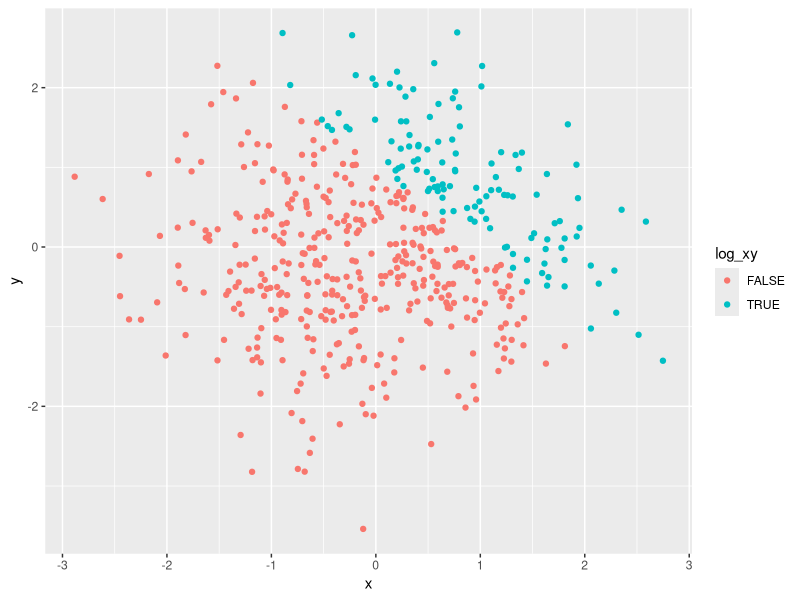
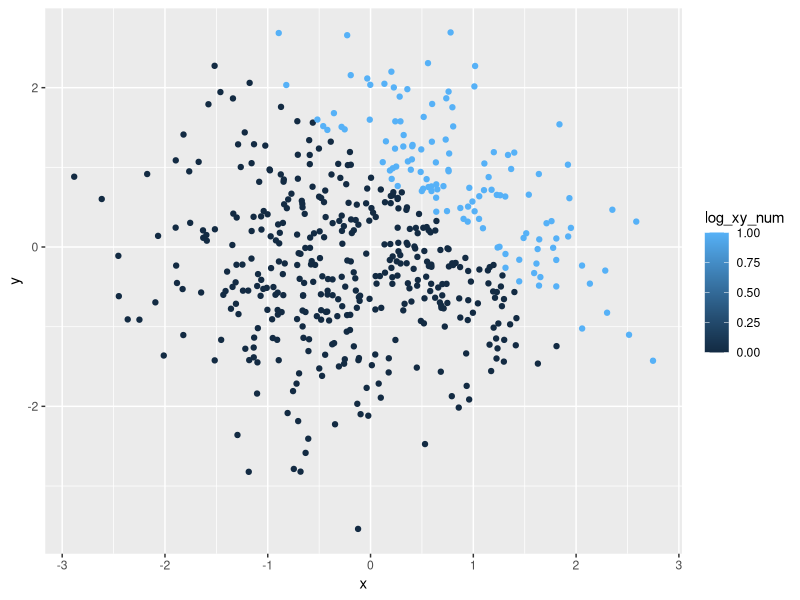
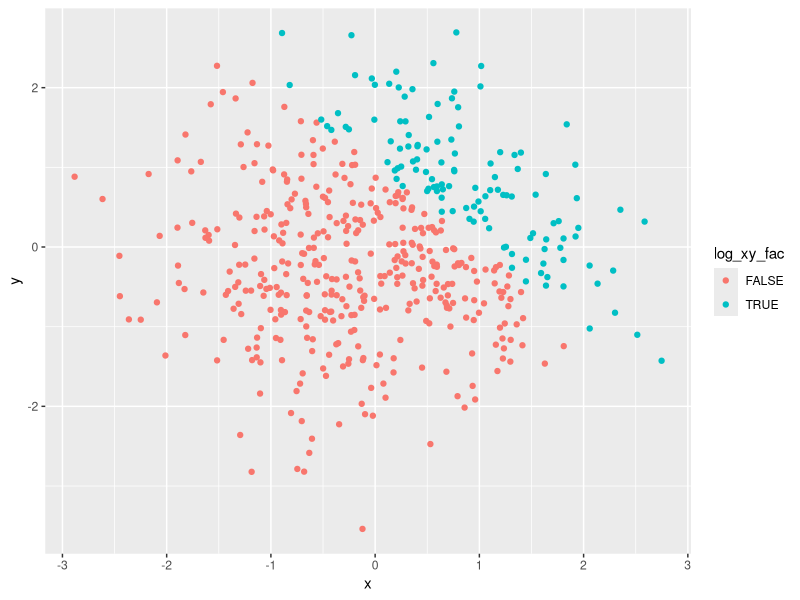
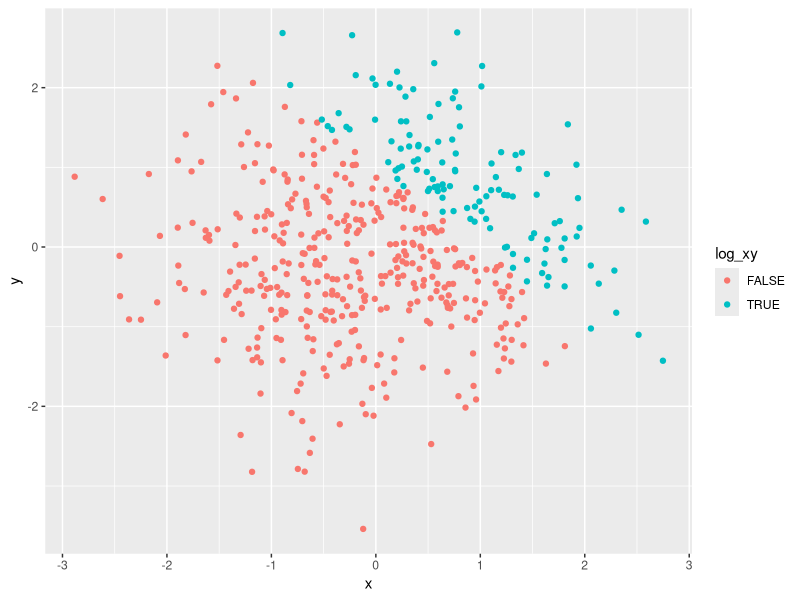

Write the R code that produced these figures, in order.
## ---- chunk 1
library(tidyverse)
la_df = tibble(
  norm_samp = rnorm(8,mean = 0, sd = 1),
  norm_samp_pos = norm_samp > 0,
  char_vec = c("a","b","c","d","e","f","g","h"),
  fac_vec = factor(c("small","small","small","middle","middle","middle","large","large"))
)

mean(pull(la_df,norm_samp))
mean(pull(la_df,norm_samp_pos))
mean(pull(la_df,char_vec))
mean(pull(la_df,fac_vec))

as.numeric(pull(la_df,norm_samp_pos))
as.numeric(pull(la_df,char_vec))
as.numeric(pull(la_df,fac_vec))
## ---- chunk 2
log_to_num = as.numeric(pull(la_df,norm_samp_pos)) #convert into numeric
log_to_num * (pull(la_df,norm_samp)) #multiply

log_to_fac = as.factor(pull(la_df,norm_samp_pos))
log_to_fac * (pull(la_df,norm_samp))

fac_to_num = as.numeric(log_to_fac)
fac_to_num * (pull(la_df,norm_samp))
## ---- chunk 3
plot_df = tibble(
  x = rnorm(500, mean = 0, sd = 1), #standard normal distribution
  y = rnorm(500, mean = 0, sd = 1),
  log_xy = (x + y > 1),
  log_xy_num = as.numeric(log_xy),
  log_xy_fac = as.factor(log_xy)
)

## ---- chunk 4
#First scatter plot with log_xy
ggplot(plot_df, aes(x = x, y = y,color = log_xy)) + geom_point()
ggsave("First scatter plot with log_xy.pdf")
## ---- chunk 5
#Second scatter plot with log_xy_num
ggplot(plot_df, aes(x = x, y = y,color = log_xy_num)) + geom_point()
## ---- chunk 6
#Third scatter plot with log_xy_fac
ggplot(plot_df, aes(x = x, y = y,color = log_xy_fac)) + geom_point()
